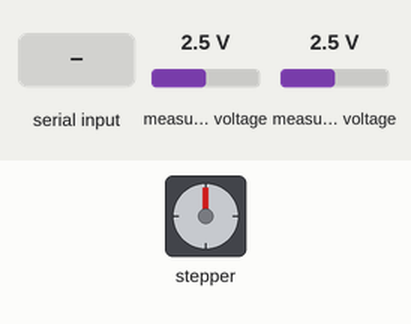
A sketch run on a simulated Arduino Uno, built with avr-gcc and run on an emulated ATmega328P. On the bench: stepper motor. Wiring (inferred from the names in the program): ADS1115 converter at I2C address 0x48; stepper motor driver (400 steps per turn assumed): step pin 8; direction pin 9. The inputs (shaded band) are chosen by the test bench; at power-on: measured voltage 2.5 V.

Above: at 1.2 s.
1.3 s: "C90\n" received over Serial
At 2.4 s:
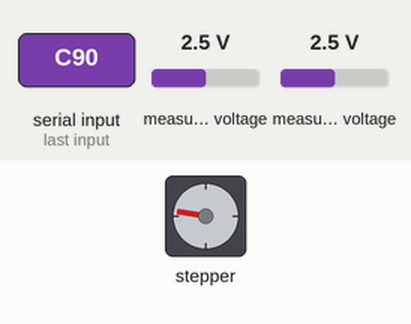
3.0 s: "C,45\n" received over Serial
At 4.3 s:
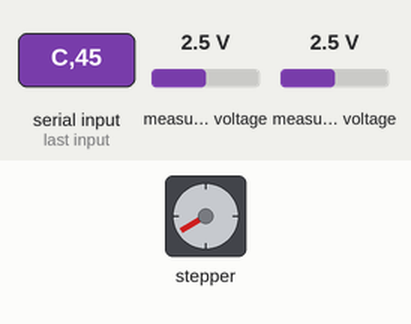
4.6 s: "A90\n" received over Serial
At 6.0 s:
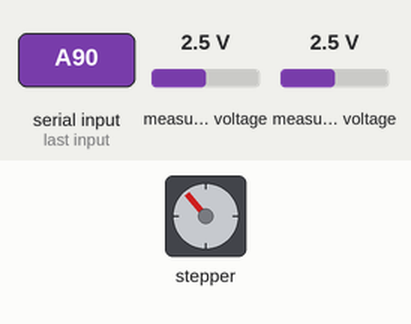
6.3 s: "A90\n" received over Serial
At 7.4 s:
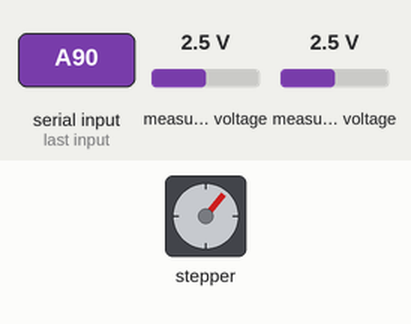
Timing chart, 0 to 9.0 s (numbered marks = the images above; inputs shaded):
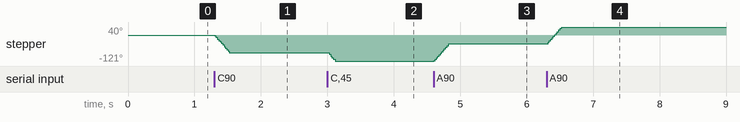

The sketch:

AutoSeparator.ino
```cpp
// (licence header left out)
#include <Arduino.h>
#include "ADS1115.h"

#define EASYDRIVER_STEP_PIN 8
#define EASYDRIVER_DIR_PIN 9
#define MOVING_LENGTH 10

float moving_throughchannel[MOVING_LENGTH];
float moving_sidechannel[MOVING_LENGTH];

float mean_throughchannel;
float mean_sidechannel;

float sum_throughchannel, sum_sidechannel;

ADS1115 adc(ADDRESS_GND);

void setup() {
  // Setup Serial port
  Serial.begin(250000); (!Serial);

  // Setup ADS1115
  adc.setSPS(SPS_860); // 860 samples/s
  adc.setMode(SINGLE); // single measurement
  adc.setMUX(AIN0_GND); // Single-ended measurement on Input 0
  adc.setPGA(GAIN_TWO); // max voltage 2.048 V

  // Setup Easydriver pins
  pinMode(EASYDRIVER_STEP_PIN, OUTPUT);
  pinMode(EASYDRIVER_DIR_PIN, OUTPUT);

  // Preload the moving average arrays
  for (uint8_t i = 0; i< MOVING_LENGTH; i++) {
    adc.setMUX(AIN0_GND); moving_throughchannel[i] = adc.recordSingleMeasurement();
    adc.setMUX(AIN1_GND); moving_sidechannel[i] = adc.recordSingleMeasurement();
  }
}

void serialEvent() {
  switch (Serial.read()) {
    case 'E': // print average eluent channel voltage
      Serial.println(mean_throughchannel, 8); // 8 s.f.
      break;

    case 'D': // print average depletant channel voltage
      Serial.println(mean_sidechannel, 8); // 8 s.f.
      break;

    case 'C': // turn the valve clockwise
      turncw(Serial.parseInt());
      break;

    case 'A': // turn the valve anti-clockwise
      turnatw(Serial.parseInt());
      break;
  }
}

void loop() {
  for (uint8_t i = 1; i < MOVING_LENGTH; i++) {
    moving_throughchannel[i] = moving_throughchannel[i-1];
    moving_sidechannel[i] = moving_sidechannel[i-1];
  }

  adc.setMUX(AIN0_GND); moving_throughchannel[0] = adc.recordSingleMeasurement();
  adc.setMUX(AIN1_GND); moving_sidechannel[0] = adc.recordSingleMeasurement();

  sum_throughchannel = 0; sum_sidechannel = 0;

  for (uint8_t i = 0; i < MOVING_LENGTH; i++) {
    sum_throughchannel += moving_throughchannel[i];
    sum_sidechannel += moving_sidechannel[i];
  }

  mean_throughchannel = sum_throughchannel / MOVING_LENGTH;
  mean_sidechannel = sum_sidechannel / MOVING_LENGTH;
}

void turncw(uint16_t steps) {
  rotate(steps, 0, 1); // dir = 0, speed = 1 rps
}
void turnatw(uint16_t steps) {
  rotate(steps, 1, 1);  // dir = 1, speed = 1 rps
}

void rotate(uint16_t steps, uint8_t dir, float speed) {

  int stepsPerRevolution = 400; // 360 / 0.9 -> 400

  digitalWrite(EASYDRIVER_DIR_PIN, dir);

  float usDelay = (500000 / stepsPerRevolution) / speed; // rps/half-step

  for (uint16_t i = 0; i < steps; i++) {
    digitalWrite(EASYDRIVER_STEP_PIN, HIGH); delayMicroseconds(usDelay);
    digitalWrite(EASYDRIVER_STEP_PIN, LOW); delayMicroseconds(usDelay);
  }
}
```

ADS1115.cpp
```cpp
// (licence header left out)
#include <Arduino.h>
#include <Wire.h>
#include "ADS1115.h"

/**
  ADS1115 class constructor
*/
ADS1115::ADS1115() {
  ADS1115(ADDRESS_GND); // DEFAULT ADDRESS
}

/**
  ADS1115 class constructor

  @param address Device Address
*/
ADS1115::ADS1115(uint8_t address) {
  _address = address;
  Wire.begin();
}

/**
  Set the multiplexer (MUX) option in the configuration

  @param mux_option Multiplexer configuration option
*/
void ADS1115::setMUX(adsMUX_t mux_option) {
  _mux = mux_option;
}

/**
  Set the programmable gain amplifier (PGA) option in the configuration

  @param pga_option PGA configuration option
*/
void ADS1115::setPGA(adsPGA_t pga_option) {
  _pga = pga_option;

  if(pga_option == GAIN_TWOTHIRDS) _multiplier = MULTIPLIER_PGA_6_144V;
  else if (pga_option == GAIN_ONE) _multiplier = MULTIPLIER_PGA_4_096V;
  else if (pga_option == GAIN_TWO) _multiplier = MULTIPLIER_PGA_2_048V;
  else if (pga_option == GAIN_FOUR) _multiplier = MULTIPLIER_PGA_1_024V;
  else if (pga_option == GAIN_EIGHT) _multiplier = MULTIPLIER_PGA_0_512V;
  else if (pga_option == GAIN_SIXTEEN) _multiplier = MULTIPLIER_PGA_0_256V;
}

void ADS1115::autosetPGA() {

  // SET TO SINGLE MEASUREMENT MODE
  bool flag = LOW;
  if (_mode == CONTINUOUS) {
    setMode(SINGLE);
    flag = HIGH;
  }

  // SET PGA TO MAX SCALE
  setPGA(GAIN_TWOTHIRDS);

  // RECORD VOLTAGE
  float voltage = abs(recordSingleMeasurement());

  // ASSIGN HIGHEST RESOLUTION PGA AVAILABLE
  if (voltage < PGA_LIMIT_0_256V) setPGA(GAIN_SIXTEEN);
  else if (voltage < PGA_LIMIT_0_512V) setPGA(GAIN_EIGHT);
  else if (voltage < PGA_LIMIT_1_024V) setPGA(GAIN_FOUR);
  else if (voltage < PGA_LIMIT_2_048V) setPGA(GAIN_TWO);
  else if (voltage < PGA_LIMIT_4_096V) setPGA(GAIN_ONE);
  else if (voltage < PGA_LIMIT_6_144V) setPGA(GAIN_TWOTHIRDS);
  else setPGA(GAIN_TWOTHIRDS);

  // IF APPROPRIATE, RETURN TO CONTINUOUS MODE
  if (flag) setMode(CONTINUOUS);
}

/**
  Get the programmable gain amplifier (PGA) voltage limit (based on current
  _pga configuration)

  @return voltage limit
*/
float ADS1115::getPGALimit() {
  if (_pga == GAIN_TWOTHIRDS) return PGA_LIMIT_6_144V;
  else if (_pga == GAIN_ONE) return PGA_LIMIT_4_096V;
  else if (_pga == GAIN_TWO) return PGA_LIMIT_2_048V;
  else if (_pga == GAIN_FOUR) return PGA_LIMIT_1_024V;
  else if (_pga == GAIN_EIGHT) return PGA_LIMIT_0_512V;
  else if (_pga == GAIN_SIXTEEN) return PGA_LIMIT_0_256V;
  else return -1;
}

/**
  Set the mode in the configuration

  @param mode_option Acquisition mode
*/
void ADS1115::setMode(adsMode_t mode_option) {
  _mode = mode_option;
  if (_mode == CONTINUOUS) {
    _alarmThresholdRegisters();
    _os = CONFIG_REG_OS_W_NULL;
    _cq = CONFIG_REG_CQ_ASSERT_ONE;
  }
  else if (_mode == SINGLE) {
    _resetThresholdRegisters();
    _os = CONFIG_REG_OS_W_START_SNGL;
    _cq = CONFIG_REG_CQ_DISABLE;
  }
}

/**
  Get the mode stored in the configuration

  @return mode as CONTINUOUS or SINGLE
*/
adsMode_t ADS1115::getMode() {
  if (_mode == CONFIG_REG_MODE_CONT) return CONTINUOUS;
  else return SINGLE;
}

/**
  Set the samples per second (SPS) in the configuration

  @param dr_option Data rate configuration option
*/
void ADS1115::setSPS(adsSPS_t dr_option) {
  _dr = dr_option;
}

/**
  Get the samples per second (SPS) stored in the configuration

  @return integer value of the data rate
*/
uint16_t ADS1115::getSPS() {
  if (_dr == SPS_860) return 860;
  else if (_dr == SPS_475) return 475;
  else if (_dr == SPS_250) return 250;
  else if (_dr == SPS_128) return 128;
  else if (_dr == SPS_64) return 64;
  else if (_dr == SPS_32) return 32;
  else if (_dr == SPS_16) return 16;
  else if (_dr == SPS_8) return 8;
  else return 0;
}

/**
  Record a single-shot measurement on the ADS1115 based on stored configuration

  @return recorded voltage
*/
float ADS1115::recordSingleMeasurement() {
  if (_mode != SINGLE) setMode(SINGLE);
  _sendConfig();
  while(_isConverting());
  return _getVoltage();
}

/**
  Start continuous measurement recording on the ADS1115
*/
void ADS1115::startContinuousMeasurement() {
  if (_mode != CONTINUOUS) setMode(CONTINUOUS);
  _sendConfig();
}

/**
  Read a triggered measurement in continuous mode

  @return recorded voltage
*/
float ADS1115::readTriggeredMeasurement() {
  return _getVoltage();
}

/**
  Read the configuration stored on the ADS1115
*/
void ADS1115::readADS1115Config() {
  uint16_t config = _readRegister(_address, POINTER_REG_CONFIG);

  // MUX

  uint16_t mux = config & CONFIG_REG_MUX_MASK;
  Serial.print(F("MUX: "));
  switch(mux) {
    case AIN0_AIN1:
    Serial.println(F("AIN0_AIN1"));
    break;

    case AIN0_AIN3:
    Serial.println(F("AIN0_AIN3"));
    break;

    case AIN1_AIN3:
    Serial.println(F("AIN1_AIN3"));
    break;

    case AIN2_AIN3:
    Serial.println(F("AIN2_AIN3"));
    break;

    case AIN0_GND:
    Serial.println(F("AIN0_GND"));
    break;

    case AIN1_GND:
    Serial.println(F("AIN1_GND"));
    break;

    case AIN2_GND:
    Serial.println(F("AIN2_GND"));
    break;

    case AIN3_GND:
    Serial.println(F("AIN3_GND"));
    break;
  }

  uint16_t mode = config & CONFIG_REG_MODE_MASK;
  Serial.print(F("MODE: "));
  if (mode == CONTINUOUS) Serial.println(F("CONTINUOUS"));
  else if (mode == SINGLE) Serial.println(F("SINGLE"));

  uint16_t dr = config & CONFIG_REG_DR_MASK;
  Serial.print(F("SPS: "));
  uint16_t sps;
  switch(dr) {
    case SPS_860:
    sps = 860;
    break;

    case SPS_475:
    sps = 475;
    break;

    case SPS_250:
    sps = 250;
    break;

    case SPS_128:
    sps = 128;
    break;

    case SPS_64:
    sps = 64;
    break;

    case SPS_32:
    sps = 32;
    break;

    case SPS_16:
    sps = 16;
    break;

    case SPS_8:
    sps = 8;
    break;
  }
  Serial.println(sps);
}

/**
  I2C write to register on ADS1115

  @param address Device address
  @param reg Register to be overwritten
  @param value 16-bit register value to write
*/
void ADS1115::_writeRegister(uint8_t address, uint8_t reg, uint16_t value) {
  Wire.beginTransmission(address);
  Wire.write((uint8_t)reg); // REGISTER TO OVERWRITE
  Wire.write((uint8_t)(value >> 8)); // MSB
  Wire.write((uint8_t)(value & 0xFF)); // LSB
  Wire.endTransmission();
}

/**
  I2C read register on ADS1115

  @param address Device address
  @param reg Register to read
  @return 16-bit register value
*/
uint16_t ADS1115::_readRegister(uint8_t address, uint8_t reg) {
  // REQUEST REGISTER
  Wire.beginTransmission(address);
  Wire.write((uint8_t)reg); // REGISTER TO READ
  Wire.endTransmission();

  // RECIEVE REGISTER
  Wire.requestFrom(address, (uint8_t)2); // REQUEST MSB/LSB
  return ((Wire.read() << 8) | Wire.read());
}

/**
  Create 16-bit configuration register value using stored configurations

  @return configuration register value
*/
uint16_t ADS1115::_createConfig() {
  return (_os | _mux | _pga | _mode | _dr | _cm | _cp | _cl | _cq);
}

/**
  Send configuration to ADS1115
*/
void ADS1115::_sendConfig() {
  _writeRegister(_address, POINTER_REG_CONFIG, _createConfig());
}

/**
  Determine if ADS1115 is still running measurement

  @return boolean value indicating true/false
*/
bool ADS1115::_isConverting() {
  return !(_readRegister(_address, POINTER_REG_CONFIG) & CONFIG_REG_OS_R_INACTIVE);
}

/**
  Get measured voltage from conversion register (scaled using multiplier)

  @return recorded voltage
*/
float ADS1115::_getVoltage() {
  return (((int16_t)_readRegister(_address, POINTER_REG_CONVERSION) * _multiplier) / 1e6);
}

/**
  Reset threshold registers for single-shot acquisition
*/
void ADS1115::_resetThresholdRegisters() {
  _writeRegister(_address, POINTER_REG_HITHRESH, HITHRESH_RESET);
  _writeRegister(_address, POINTER_REG_LOTHRESH, LOTHRESH_RESET);
}

/**
  Set the threshold registers to issue alert when new measurement ready
*/
void ADS1115::_alarmThresholdRegisters() {
  _writeRegister(_address, POINTER_REG_HITHRESH, HITHRESH_ALRT_TRIGGER);
  _writeRegister(_address, POINTER_REG_LOTHRESH, LOTHRESH_ALRT_TRIGGER);
}
```

ADS1115.h
```cpp
// (licence header left out)
#include "Arduino.h"
#include "Wire.h"

#ifndef ADS1115_h
#define ADS1115_h

// ADDRESSES
#define ADDRESS_GND                 (0x48)
#define ADDRESS_VDD                 (0x49)
#define ADDRESS_SDA                 (0x4A)
#define ADDRESS_SCL                 (0x4B)

// pointer register - see page 18 of TI data sheet
#define POINTER_REG_CONVERSION      (0x00)
#define POINTER_REG_CONFIG          (0x01)
#define POINTER_REG_LOTHRESH        (0x02)
#define POINTER_REG_HITHRESH        (0x03)

// OPERATIONAL STATUS (OS)
#define CONFIG_REG_OS_MASK          (0x8000)
#define CONFIG_REG_OS_W_NULL        (0x0000)
#define CONFIG_REG_OS_W_START_SNGL  (0x8000)
#define CONFIG_REG_OS_R_ACTIVE      (0x0000)
#define CONFIG_REG_OS_R_INACTIVE    (0x8000)

// MULTIPLEXER CONFIGURATION (MUX)
#define CONFIG_REG_MUX_MASK         (0x7000)
#define CONFIG_REG_MUX_DIFF_0_1     (0x0000)
#define CONFIG_REG_MUX_DIFF_0_3     (0x1000)
#define CONFIG_REG_MUX_DIFF_1_3     (0x2000)
#define CONFIG_REG_MUX_DIFF_2_3     (0x3000)
#define CONFIG_REG_MUX_SNGL_0       (0x4000)
#define CONFIG_REG_MUX_SNGL_1       (0x5000)
#define CONFIG_REG_MUX_SNGL_2       (0x6000)
#define CONFIG_REG_MUX_SNGL_3       (0x7000)

// PROGRAMMABLE GAIN AMPLIFIER (PGA)
#define CONFIG_REG_PGA_MASK         (0x0E00)
#define CONFIG_REG_PGA_6_144V       (0x0000)
#define CONFIG_REG_PGA_4_096V       (0x0200)
#define CONFIG_REG_PGA_2_048V       (0x0400)
#define CONFIG_REG_PGA_1_024V       (0x0600)
#define CONFIG_REG_PGA_0_512V       (0x0800)
#define CONFIG_REG_PGA_0_256V       (0x0A00)

// MODE
#define CONFIG_REG_MODE_MASK        (0x0100)
#define CONFIG_REG_MODE_SNGL        (0x0100)
#define CONFIG_REG_MODE_CONT        (0x0000)

// DATA RATE (DR)
#define CONFIG_REG_DR_MASK          (0x00E0)
#define CONFIG_REG_DR_8SPS          (0x0000)
#define CONFIG_REG_DR_16SPS         (0x0020)
#define CONFIG_REG_DR_32SPS         (0x0040)
#define CONFIG_REG_DR_64SPS         (0x0060)
#define CONFIG_REG_DR_128SPS        (0x0080)
#define CONFIG_REG_DR_250SPS        (0x00A0)
#define CONFIG_REG_DR_475SPS        (0x00C0)
#define CONFIG_REG_DR_860SPS        (0x00E0)

// COMPARATOR MODE (CM)
#define CONFIG_REG_CM_MASK          (0x0010)
#define CONFIG_REG_CM_TRAD          (0x0000)
#define CONFIG_REG_CM_WIND          (0x0010)

// COMPARATOR POLARITY (CP)
#define CONFIG_REG_CP_MASK          (0x0008)
#define CONFIG_REG_CP_ACTIVE_LOW    (0x0000)
#define CONFIG_REG_CP_ACTIVE_HIGH   (0x0008)

// COMPARATOR LATCH (CL)
#define CONFIG_REG_CL_MASK          (0x0004)
#define CONFIG_REG_CL_NONLATCH      (0x0000)
#define CONFIG_REG_CL_LATCH         (0x0004)

// COMPARATOR QUEUE (CQ)
#define CONFIG_REG_CQ_MASK          (0x0003)
#define CONFIG_REG_CQ_ASSERT_ONE    (0x0000)
#define CONFIG_REG_CQ_ASSERT_TWO    (0x0001)
#define CONFIG_REG_CQ_ASSERT_FOUR   (0x0002)
#define CONFIG_REG_CQ_DISABLE       (0x0003)

// COMPARATOR THRESHOLD SETTINGS
#define HITHRESH_RESET              (0x7FFF)
#define LOTHRESH_RESET              (0x8000)
#define HITHRESH_ALRT_TRIGGER       (0x8000)
#define LOTHRESH_ALRT_TRIGGER       (0x0000)

// MULTIPLIER (RESOLUTION) VALUES FOR EACH PGA SETTING
#define MULTIPLIER_PGA_6_144V       187.5000
#define MULTIPLIER_PGA_4_096V       125.0000
#define MULTIPLIER_PGA_2_048V        62.5000
#define MULTIPLIER_PGA_1_024V        31.2500
#define MULTIPLIER_PGA_0_512V        15.6250
#define MULTIPLIER_PGA_0_256V         7.8125

// ABSOLUTE VOLTAGE LIMIT FOR EACH PGA SETTING
#define PGA_LIMIT_6_144V               6.144
#define PGA_LIMIT_4_096V               4.096
#define PGA_LIMIT_2_048V               2.048
#define PGA_LIMIT_1_024V               1.024
#define PGA_LIMIT_0_512V               0.512
#define PGA_LIMIT_0_256V               0.256

enum adsMUX_t {
  AIN0_AIN1 = CONFIG_REG_MUX_DIFF_0_1,
  AIN0_AIN3 = CONFIG_REG_MUX_DIFF_0_3,
  AIN1_AIN3 = CONFIG_REG_MUX_DIFF_1_3,
  AIN2_AIN3 = CONFIG_REG_MUX_DIFF_2_3,
  AIN0_GND  = CONFIG_REG_MUX_SNGL_0,
  AIN1_GND  = CONFIG_REG_MUX_SNGL_1,
  AIN2_GND  = CONFIG_REG_MUX_SNGL_2,
  AIN3_GND  = CONFIG_REG_MUX_SNGL_3
};

enum adsPGA_t {
  GAIN_TWOTHIRDS  = CONFIG_REG_PGA_6_144V,
  GAIN_ONE        = CONFIG_REG_PGA_4_096V,
  GAIN_TWO        = CONFIG_REG_PGA_2_048V,
  GAIN_FOUR       = CONFIG_REG_PGA_1_024V,
  GAIN_EIGHT      = CONFIG_REG_PGA_0_512V,
  GAIN_SIXTEEN    = CONFIG_REG_PGA_0_256V
};

enum adsSPS_t {
  SPS_860 = CONFIG_REG_DR_860SPS,
  SPS_475 = CONFIG_REG_DR_475SPS,
  SPS_250 = CONFIG_REG_DR_250SPS,
  SPS_128 = CONFIG_REG_DR_128SPS,
  SPS_64  = CONFIG_REG_DR_64SPS,
  SPS_32  = CONFIG_REG_DR_32SPS,
  SPS_16  = CONFIG_REG_DR_16SPS,
  SPS_8   = CONFIG_REG_DR_8SPS
};

enum adsMode_t {
  CONTINUOUS  = CONFIG_REG_MODE_CONT,
  SINGLE      = CONFIG_REG_MODE_SNGL
};

class ADS1115 {

public:

  // CONSTRUCTORS
  ADS1115();
  ADS1115(uint8_t address);

  // CONFIGURATION SETUP FUNCTIONS
  void setMUX(adsMUX_t mux_option);
  void setPGA(adsPGA_t pga_option);
  void autosetPGA();
  float getPGALimit();
  void setMode(adsMode_t mode_option);
  adsMode_t getMode();
  void setSPS(adsSPS_t dr_option);
  uint16_t getSPS();

  // SINGLE MEASUREMENT MODE
  float recordSingleMeasurement();

  // CONTINUOUS MEASUREMENT MODE
  void startContinuousMeasurement();
  float readTriggeredMeasurement();

  // READ SETUP FROM CHIP
  void readADS1115Config();

  // CLEAR LAST MEASUREMENT
  void clear();

private:

  // I2C COMMS FUNCTIONS
  void _writeRegister(uint8_t address, uint8_t reg, uint16_t value);
  uint16_t _readRegister(uint8_t address, uint8_t reg);

  // READ AND WRITE PROCESSING FUNCTIONS
  uint16_t _createConfig();
  void _sendConfig();
  bool _isConverting();
  float _getVoltage();

  // COMP THRESHOLD REGISTER FUNCTIONS
  void _resetThresholdRegisters();
  void _alarmThresholdRegisters();

  // ADDRESS
  uint8_t _address;

  // DEFAULT CONFIG: SINGLE DIFFERENTIAL MEASUREMENT BETWEEN AIN0 AND AIN1
  uint16_t _os = CONFIG_REG_OS_W_START_SNGL;
  uint16_t _mux = CONFIG_REG_MUX_DIFF_0_1;
  uint16_t _pga = CONFIG_REG_PGA_6_144V;
  uint16_t _mode = CONFIG_REG_MODE_SNGL;
  uint16_t _dr = CONFIG_REG_DR_860SPS;
  uint16_t _cm = CONFIG_REG_CM_TRAD;
  uint16_t _cp = CONFIG_REG_CP_ACTIVE_LOW;
  uint16_t _cl = CONFIG_REG_CL_NONLATCH;
  uint16_t _cq = CONFIG_REG_CQ_DISABLE;

  // CORRESPONDING ADC RESOLUTION
  float _multiplier = MULTIPLIER_PGA_6_144V;
};

#endif
```

Measured:
- after the input at 1.3 s, stepper: turns 81° counter-clockwise in 0.22 s, starting at once
- after the input at 3.0 s, stepper: turns 40° counter-clockwise in 0.11 s, starting at once
- after the input at 4.6 s, stepper: turns 81° clockwise in 0.23 s, starting at once
- after the input at 6.3 s, stepper: turns 80° clockwise in 0.22 s, starting at once
